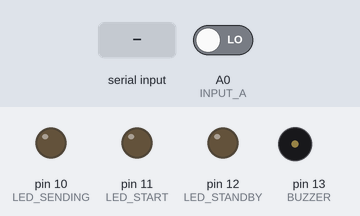
Simulated run of this program. Board: Arduino Pro Mini, built with avr-gcc and run on an emulated ATmega328P. On the bench: output pins drawn as LEDs (lit = HIGH), buzzer (waves = sounding, pin HIGH). The test bench sets the inputs (shaded band); at power-on: A0 (INPUT_A) LOW.

Above: at 1.2 s.
1.3 s: "1" received over the second serial link
At 1.7 s:
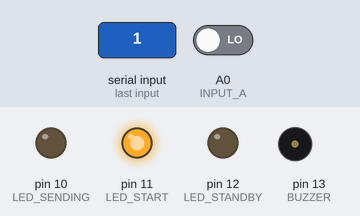
2.8 s: A0 (INPUT_A) driven HIGH
At 3.2 s:
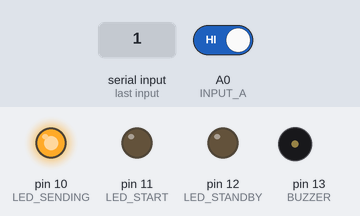
4.8 s: "0" received over the second serial link
At 5.6 s:
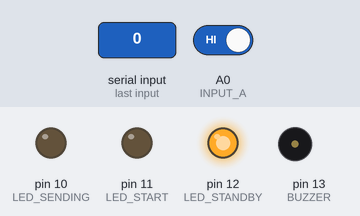
Timing chart, 0 to 7.8 s (numbered marks = the images above; inputs shaded):
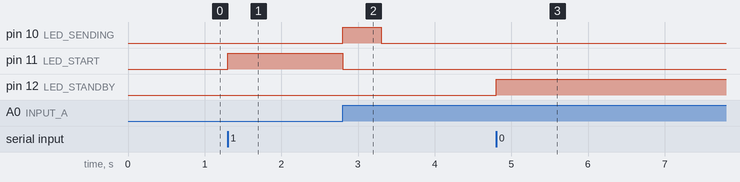

Measured:
- after the input at 1.3 s, pin 11 (LED_START): LOW → HIGH at once
- after the input at 2.8 s, pin 10 (LED_SENDING): LOW → HIGH at once, → LOW 0.50 s later; pin 11 (LED_START): HIGH → LOW at once
- after the input at 4.8 s, pin 12 (LED_STANDBY): LOW → HIGH at once

The program:

main.cpp
```cpp
#include <Arduino.h>
#include <SoftwareSerial.h>

#define BT_RX 3
#define BT_TX 4

#define INPUT_A A0

#define BUZZER 13
#define LED_STANDBY 12
#define LED_START 11
#define LED_SENDING 10

#define CONNECT '0'
#define STARTING '1'
#define BUZZERON '2'
#define BUZZEROFF '3'

#define NUM_INPUT 1
#define NUM_OUTPUT 4

SoftwareSerial bluetooth(BT_TX, BT_RX);

void ledIndicator(int pins) {
  digitalWrite(LED_START, pins == LED_START ? 1 : 0);
  digitalWrite(LED_STANDBY, pins == LED_STANDBY ? 1 : 0);
  digitalWrite(LED_SENDING, pins == LED_SENDING ? 1 : 0);
}

void setup() {
  bluetooth.begin(9600);
  int num = NUM_OUTPUT + NUM_INPUT, pins[num] = {
    LED_STANDBY, LED_START, LED_SENDING, BUZZER,
    INPUT_A
  };
  for (int i = 0; i < num; i ++) {
    pinMode(pins[i], i < NUM_OUTPUT ? 1 : 0);
  }
}

void loop() {
  static int ledStatus = 0;
  static int buzzerStatus = 0;
  ledIndicator(ledStatus);
  if (bluetooth.available() > 0) {
    char recv = bluetooth.read();
    if (recv == CONNECT) {
      ledStatus = LED_STANDBY;
    }
    if (recv == BUZZERON) {
      buzzerStatus = 1;
    }
    if (recv == BUZZEROFF) {
      buzzerStatus = 0;
    }
    if (recv == STARTING) {
      ledIndicator(LED_START);
      digitalWrite(BUZZER, buzzerStatus ? 1 : 0);
      int statePoint = digitalRead(INPUT_A);
      unsigned long finalCounter = 0, startCounter = millis();
      while (true) {
        if (statePoint != digitalRead(INPUT_A)) {
          break;
        }
        finalCounter = millis();
      }
      digitalWrite(BUZZER, 0);
      ledIndicator(LED_SENDING);
      bluetooth.print(finalCounter - startCounter);
      delay(500);
    }
  }
}
```
